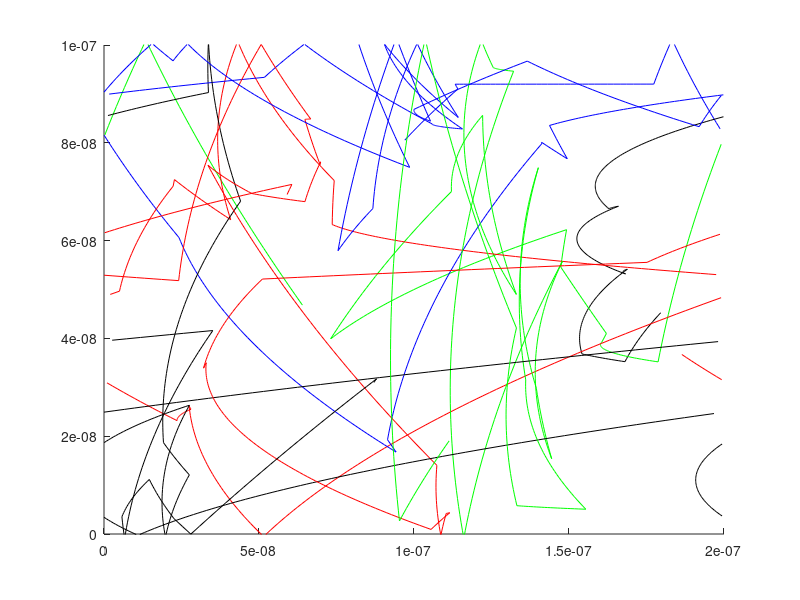
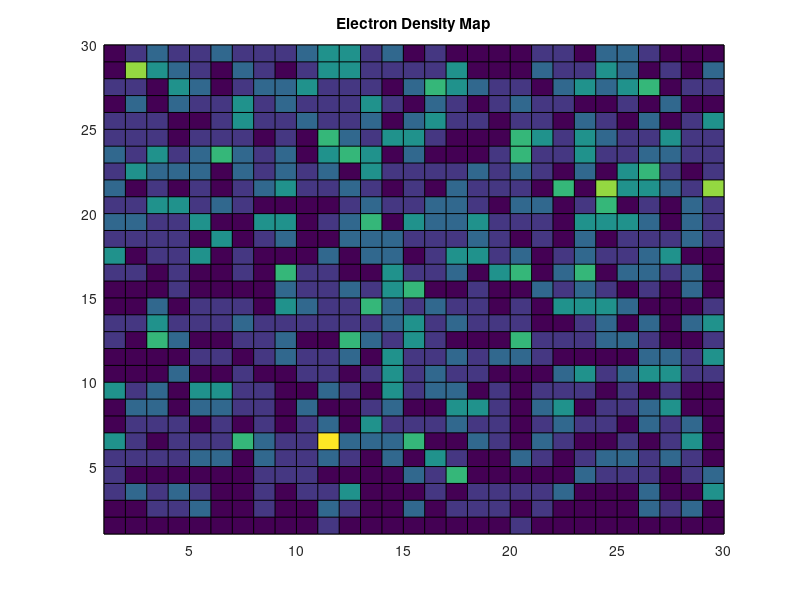

The MATLAB source for these figures, in order: (Note: this script raises an error after producing the figures.)
%% Section 1: Constant Electric Field
% In this section, a constant electric field is applied in the X-direction
% of the simulation plane. Each electron experiences an equal force from
% the field, since the magnitude of the field is equal everywhere, and the
% electric force is F = eE, which is of course also constant for all
% involved electrons in the system. The acceleration for each particle is
% then A = eE/m, which is also constant for every particle. Using a value
% of 1V shows a very defined curving to the right, which leaves an electric
% field of 1e7V/m. The magnitude of the force experienced by each particle
% is then 1.602e-12 N, which in turn leads to an acceleration of
% 1.7588m/s^2.
% The current density component from electron drift is given by J = qnuE,
% where u is the mobility of electrons, E is the electric field, n is the
% number of free electrons, and q is the elementary charge. 
clear
C.q_0 = 1.60217653e-19;
C.m_0 = 9.10938215e-31;
C.kb = 1.3806504e-23;
C.T = 300;
frameWidth = 200e-9;
frameHeight = 100e-9;
nAtoms = 1000;
Vth = sqrt(2*C.kb*C.T /(0.26*C.m_0));
dt = frameHeight/Vth/100;
Tstop = 750*dt;
t = 0;
freepath = 0.2e-12;
Pscatter = 1 - exp(-dt/freepath);
Voltage = 1;
Efield = Voltage / frameWidth;
Force = Efield * C.q_0;
Accel = Force / C.m_0;
J = C.q_0*nAtoms*Efield;

%initializing vectors
Xnext = zeros(1,nAtoms);
Ynext = zeros(1,nAtoms);
VX = Vth * randn(1,nAtoms);
VY = Vth * randn(1,nAtoms);
V = sqrt(VY.*VY+VX.*VX);
X = frameWidth * rand(1, nAtoms);
Y = frameHeight * rand(1, nAtoms);
R = zeros(1, nAtoms);
Temperature = zeros(1, 100);
iteration = 1;


while t < Tstop
    %determines which particles scatter and performs calculations on them
    %to determine mean free path and time between collisions
    R = rand(1,nAtoms);
    VX(R<Pscatter) = Vth*randn(1);
    VY(R<Pscatter) = Vth*randn(1);
    VX = VX + Accel*dt;
    V = sqrt(VY.*VY+VX.*VX);
    
    
    Xnext = X + VX*dt;
    Ynext = Y + VY*dt;
    %X boundary conditions set
    right = Xnext>frameWidth;
    left = Xnext<0;
    Xnext(right) = Xnext(right)-frameWidth;
    Xnext(left) = Xnext(left) + frameWidth;
    %Y boundary conditions set
    top = Ynext > frameHeight;
    bottom = Ynext < 0;
    VY(top | bottom) = VY(top | bottom) * -1;
    %calculations for temperature
    Temperature(iteration) = 0.26*C.m_0*mean(V.^2)/4/C.kb;
    figure(1)
    xlim([0 frameWidth])
    ylim([0 frameHeight])
    hold on
    %plotting, but avoid plotting the full horizontal jump
    if abs(Xnext(1) - X(1)) < 2*abs(VX(1))*dt
        figure(1)
        plot([Xnext(1) X(1)], [Ynext(1) Y(1)], 'blue')
    end
    if abs(Xnext(2) - X(2)) < 2*abs(VX(2))*dt
        figure(1)
        plot([Xnext(2) X(2)], [Ynext(2) Y(2)], 'red')
    end
    if abs(Xnext(3) - X(3)) < 2*abs(VX(3))*dt
        figure(1)
        plot([Xnext(3) X(3)], [Ynext(3) Y(3)], 'green')
    end
    if abs(Xnext(4) - X(4)) < 2*abs(VX(4))*dt
        figure(1)
        plot([Xnext(4) X(4)], [Ynext(4) Y(4)], 'black')
    end
    
    %updating positions, and advancing time a step forward so the while
    %loop works
    X = Xnext;
    Y = Ynext;
    t = t+dt;
    iteration = iteration + 1;
    pause(0.0001);
end


%electron density map
figure(2)
EDM = hist3([X',Y'],[30,30]);
pcolor(EDM')
title('Electron Density Map')
view(2)

%temperature map
xLim = linspace(0,frameWidth,100);
yLim = linspace(0,frameHeight,100);
xTempReg = discretize(X,xLim);
yTempReg = discretize(Y,yLim);
for q=1:1:100
    for w=1:1:100
        %Temperature contained in defined region
        tempReg = (q == xTempReg) & (w == yTempReg); 
        
        %Total velocities in region
        vxTot=sum(VX(tempReg));
        vyTot=sum(VY(tempReg));
        vTot = sqrt((vxTot)^2+(vyTot)^2);
        
        %Calculate Temperature
        tempMap(q,w) = C.m_0*0.26*(vTot)^2/(2*C.kb);
    end
end
figure(3)
surf(tempMap)
view(2)
title('Temperature Map')